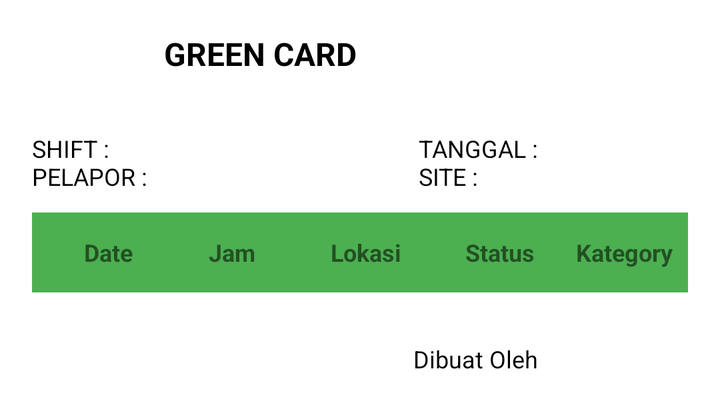
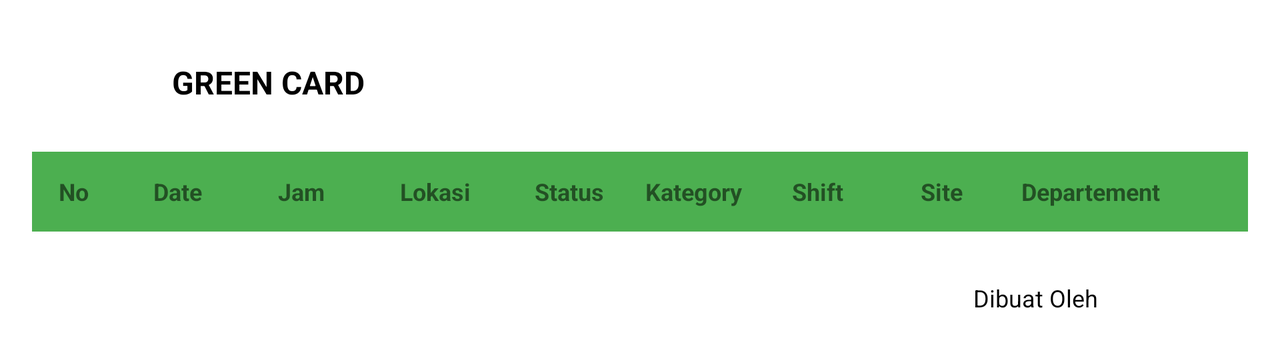

Compare how this app lays out the same screen by default and in its alternative resource folder. The renders come first, then the two layout files and the values they reference.
<!-- AndroidManifest.xml: application theme Theme.MyApplication -->
<!-- res/layout/layout_pdf_green.xml -->
<?xml version="1.0" encoding="utf-8"?>
<androidx.constraintlayout.widget.ConstraintLayout xmlns:android="http://schemas.android.com/apk/res/android"
    xmlns:app="http://schemas.android.com/apk/res-auto"
    xmlns:tools="http://schemas.android.com/tools"
    android:layout_width="match_parent"
    android:layout_height="wrap_content"
    android:padding="16dp">

    <androidx.appcompat.widget.AppCompatImageView
        android:id="@+id/img"
        android:layout_width="50dp"
        android:layout_height="50dp"
        android:src="@drawable/bss"
        app:layout_constraintStart_toStartOf="parent"
        app:layout_constraintTop_toTopOf="parent" />

    <androidx.appcompat.widget.AppCompatTextView
        android:id="@+id/tv_shift"
        android:layout_width="wrap_content"
        android:layout_height="wrap_content"
        android:text="SHIFT :\nPELAPOR :"
        android:textColor="@color/black"
        android:textSize="12sp"
        app:layout_constraintStart_toStartOf="parent"
        app:layout_constraintTop_toBottomOf="@id/img" />

    <androidx.appcompat.widget.AppCompatTextView
        android:id="@+id/tv_tgl"
        android:layout_width="wrap_content"
        android:layout_height="wrap_content"
        android:layout_marginEnd="75dp"
        android:text="TANGGAL :\nSITE :"
        android:textColor="@color/black"
        android:textSize="12sp"
        app:layout_constraintEnd_toEndOf="parent"
        app:layout_constraintTop_toBottomOf="@id/img" />

    <androidx.appcompat.widget.AppCompatTextView
        android:id="@+id/tv_green"
        android:layout_width="wrap_content"
        android:layout_height="wrap_content"
        android:layout_marginEnd="100dp"
        android:text="GREEN CARD"
        android:textColor="@color/black"
        android:textSize="16sp"
        android:textStyle="bold"
        app:layout_constraintEnd_toEndOf="parent"
        app:layout_constraintStart_toStartOf="parent"
        app:layout_constraintTop_toTopOf="parent" />

    <TableLayout
        android:id="@+id/tl"
        android:layout_width="match_parent"
        android:layout_height="40dp"
        android:layout_marginTop="10dp"
        android:background="#4CAF50"
        android:gravity="center"
        app:layout_constraintEnd_toEndOf="parent"
        app:layout_constraintStart_toStartOf="parent"
        app:layout_constraintTop_toBottomOf="@id/tv_shift">

        <TableRow android:gravity="center">

            <androidx.appcompat.widget.AppCompatTextView
                android:layout_width="30dp"
                android:layout_height="wrap_content"
                android:layout_marginHorizontal="6dp"
                android:gravity="center"
                android:text="No"
                android:textSize="12sp"
                android:textStyle="bold" />

            <androidx.appcompat.widget.AppCompatTextView
                android:layout_width="50dp"
                android:layout_height="wrap_content"
                android:layout_marginHorizontal="6dp"
                android:gravity="center"
                android:text="Date"
                android:textSize="12sp"
                android:textStyle="bold" />

            <androidx.appcompat.widget.AppCompatTextView
                android:layout_width="50dp"
                android:layout_height="wrap_content"
                android:layout_marginHorizontal="6dp"
                android:gravity="center"
                android:text="Jam"
                android:textSize="12sp"
                android:textStyle="bold" />

            <androidx.appcompat.widget.AppCompatTextView
                android:layout_width="60dp"
                android:layout_height="wrap_content"
                android:layout_marginHorizontal="6dp"
                android:gravity="center"
                android:text="Lokasi"
                android:textSize="12sp"
                android:textStyle="bold" />

            <androidx.appcompat.widget.AppCompatTextView
                android:layout_width="50dp"
                android:layout_height="wrap_content"
                android:layout_marginHorizontal="6dp"
                android:gravity="center"
                android:text="Status"
                android:textSize="12sp"
                android:textStyle="bold" />

            <androidx.appcompat.widget.AppCompatTextView
                android:layout_width="50dp"
                android:layout_height="wrap_content"
                android:layout_marginHorizontal="6dp"
                android:gravity="center"
                android:text="Kategory"
                android:textSize="12sp"
                android:textStyle="bold" />

            <androidx.appcompat.widget.AppCompatTextView
                android:layout_width="150dp"
                android:layout_height="wrap_content"
                android:layout_marginHorizontal="6dp"
                android:layout_weight="1"
                android:gravity="center"
                android:text="Kondisi Tindakan\nTidak Aman"
                android:textSize="12sp"
                android:textStyle="bold" />

            <androidx.appcompat.widget.AppCompatTextView
                android:layout_width="150dp"
                android:layout_height="wrap_content"
                android:layout_marginHorizontal="6dp"
                android:layout_weight="1"
                android:gravity="center"
                android:text="Saran Perbaikan"
                android:textSize="12sp"
                android:textStyle="bold" />

            <androidx.appcompat.widget.AppCompatTextView
                android:layout_width="150dp"
                android:layout_height="wrap_content"
                android:layout_marginHorizontal="6dp"
                android:layout_weight="1"
                android:gravity="center"
                android:text="Telah dibicarakan\ndengan"
                android:textSize="12sp"
                android:textStyle="bold" />
        </TableRow>
    </TableLayout>

    <androidx.recyclerview.widget.RecyclerView
        android:id="@+id/rv_green"
        android:layout_width="match_parent"
        android:layout_height="wrap_content"
        android:orientation="vertical"
        app:layoutManager="androidx.recyclerview.widget.LinearLayoutManager"
        app:layout_constraintEnd_toEndOf="parent"
        app:layout_constraintStart_toStartOf="parent"
        app:layout_constraintTop_toBottomOf="@id/tl"
        tools:listitem="@layout/item_green" />

    <androidx.appcompat.widget.AppCompatTextView
        android:id="@+id/tv_dibuat"
        android:layout_width="wrap_content"
        android:layout_height="wrap_content"
        android:layout_marginTop="25dp"
        android:layout_marginEnd="75dp"
        android:text="Dibuat Oleh"
        android:textColor="@color/black"
        android:textSize="12sp"
        app:layout_constraintEnd_toEndOf="parent"
        app:layout_constraintTop_toBottomOf="@id/rv_green" />

</androidx.constraintlayout.widget.ConstraintLayout>
<!-- resources referenced by this layout -->
<resources>
  <style name="Theme.MyApplication" parent="Theme.MaterialComponents.DayNight.NoActionBar">
          
          <item name="colorPrimary">@color/purple_500</item>
          <item name="colorPrimaryVariant">@color/purple_700</item>
          <item name="colorOnPrimary">@color/white</item>
          
          <item name="colorSecondary">@color/teal_200</item>
          <item name="colorSecondaryVariant">@color/teal_700</item>
          <item name="colorOnSecondary">@color/black</item>
          
          <item name="android:statusBarColor" tools:targetApi="l">?attr/colorPrimaryVariant</item>
          
      </style>
</resources>
<!-- res/layout-land/layout_pdf_green.xml (the repository's variant of the layout above) -->
<!-- drawn on the phone turned sideways -->
<?xml version="1.0" encoding="utf-8"?>
<androidx.constraintlayout.widget.ConstraintLayout xmlns:android="http://schemas.android.com/apk/res/android"
    xmlns:app="http://schemas.android.com/apk/res-auto"
    xmlns:tools="http://schemas.android.com/tools"
    android:layout_width="match_parent"
    android:layout_height="wrap_content"
    android:padding="16dp">

    <androidx.appcompat.widget.AppCompatImageView
        android:id="@+id/bss"
        android:layout_width="50dp"
        android:layout_height="50dp"
        android:src="@drawable/bss"
        app:layout_constraintStart_toStartOf="parent"
        app:layout_constraintTop_toTopOf="parent" />

    <androidx.appcompat.widget.AppCompatTextView
        android:id="@+id/tv_green"
        android:layout_width="wrap_content"
        android:layout_height="wrap_content"
        android:layout_marginStart="20dp"
        android:text="GREEN CARD"
        android:textColor="@color/black"
        android:textSize="16sp"
        android:textStyle="bold"
        app:layout_constraintBottom_toBottomOf="@id/bss"
        app:layout_constraintStart_toEndOf="@id/bss"
        app:layout_constraintTop_toTopOf="@id/bss" />

    <TableLayout
        android:id="@+id/tl"
        android:layout_width="match_parent"
        android:layout_height="40dp"
        android:layout_marginTop="10dp"
        android:background="#4CAF50"
        android:gravity="center"
        app:layout_constraintEnd_toEndOf="parent"
        app:layout_constraintStart_toStartOf="parent"
        app:layout_constraintTop_toBottomOf="@id/bss">

        <TableRow android:gravity="center">

            <androidx.appcompat.widget.AppCompatTextView
                android:layout_width="30dp"
                android:layout_height="wrap_content"
                android:layout_marginHorizontal="6dp"
                android:gravity="center"
                android:text="No"
                android:textSize="12sp"
                android:textStyle="bold" />

            <androidx.appcompat.widget.AppCompatTextView
                android:layout_width="50dp"
                android:layout_height="wrap_content"
                android:layout_marginHorizontal="6dp"
                android:gravity="center"
                android:text="Date"
                android:textSize="12sp"
                android:textStyle="bold" />

            <androidx.appcompat.widget.AppCompatTextView
                android:layout_width="50dp"
                android:layout_height="wrap_content"
                android:layout_marginHorizontal="6dp"
                android:gravity="center"
                android:text="Jam"
                android:textSize="12sp"
                android:textStyle="bold" />

            <androidx.appcompat.widget.AppCompatTextView
                android:layout_width="60dp"
                android:layout_height="wrap_content"
                android:layout_marginHorizontal="6dp"
                android:gravity="center"
                android:text="Lokasi"
                android:textSize="12sp"
                android:textStyle="bold" />

            <androidx.appcompat.widget.AppCompatTextView
                android:layout_width="50dp"
                android:layout_height="wrap_content"
                android:layout_marginHorizontal="6dp"
                android:gravity="center"
                android:text="Status"
                android:textSize="12sp"
                android:textStyle="bold" />

            <androidx.appcompat.widget.AppCompatTextView
                android:layout_width="50dp"
                android:layout_height="wrap_content"
                android:layout_marginHorizontal="6dp"
                android:gravity="center"
                android:text="Kategory"
                android:textSize="12sp"
                android:textStyle="bold" />

            <androidx.appcompat.widget.AppCompatTextView
                android:layout_width="50dp"
                android:layout_height="wrap_content"
                android:layout_marginHorizontal="6dp"
                android:gravity="center"
                android:text="Shift"
                android:textSize="12sp"
                android:textStyle="bold" />

            <androidx.appcompat.widget.AppCompatTextView
                android:layout_width="50dp"
                android:layout_height="wrap_content"
                android:layout_marginHorizontal="6dp"
                android:gravity="center"
                android:text="Site"
                android:textSize="12sp"
                android:textStyle="bold" />

            <androidx.appcompat.widget.AppCompatTextView
                android:layout_width="75dp"
                android:layout_height="wrap_content"
                android:layout_marginHorizontal="6dp"
                android:gravity="center"
                android:text="Departement"
                android:textSize="12sp"
                android:textStyle="bold" />

            <androidx.appcompat.widget.AppCompatTextView
                android:layout_width="150dp"
                android:layout_height="wrap_content"
                android:layout_marginHorizontal="6dp"
                android:layout_weight="1"
                android:gravity="center"
                android:text="Kondisi Tindakan\nTidak Aman"
                android:textSize="12sp"
                android:textStyle="bold" />

            <androidx.appcompat.widget.AppCompatTextView
                android:layout_width="150dp"
                android:layout_height="wrap_content"
                android:layout_marginHorizontal="6dp"
                android:layout_weight="1"
                android:gravity="center"
                android:text="Saran Perbaikan"
                android:textSize="12sp"
                android:textStyle="bold" />

            <androidx.appcompat.widget.AppCompatTextView
                android:layout_width="150dp"
                android:layout_height="wrap_content"
                android:layout_marginHorizontal="6dp"
                android:layout_weight="1"
                android:gravity="center"
                android:text="Telah dibicarakan\ndengan"
                android:textSize="12sp"
                android:textStyle="bold" />
        </TableRow>
    </TableLayout>

    <androidx.recyclerview.widget.RecyclerView
        android:id="@+id/rv_green"
        android:layout_width="match_parent"
        android:layout_height="wrap_content"
        android:orientation="vertical"
        app:layoutManager="androidx.recyclerview.widget.LinearLayoutManager"
        app:layout_constraintEnd_toEndOf="parent"
        app:layout_constraintStart_toStartOf="parent"
        app:layout_constraintTop_toBottomOf="@id/tl"
        tools:listitem="@layout/item_green" />

    <androidx.appcompat.widget.AppCompatTextView
        android:id="@+id/tv_dibuat"
        android:layout_width="wrap_content"
        android:layout_height="wrap_content"
        android:layout_marginTop="25dp"
        android:layout_marginEnd="75dp"
        android:text="Dibuat Oleh"
        android:textColor="@color/black"
        android:textSize="12sp"
        app:layout_constraintEnd_toEndOf="parent"
        app:layout_constraintTop_toBottomOf="@id/rv_green" />

</androidx.constraintlayout.widget.ConstraintLayout>
